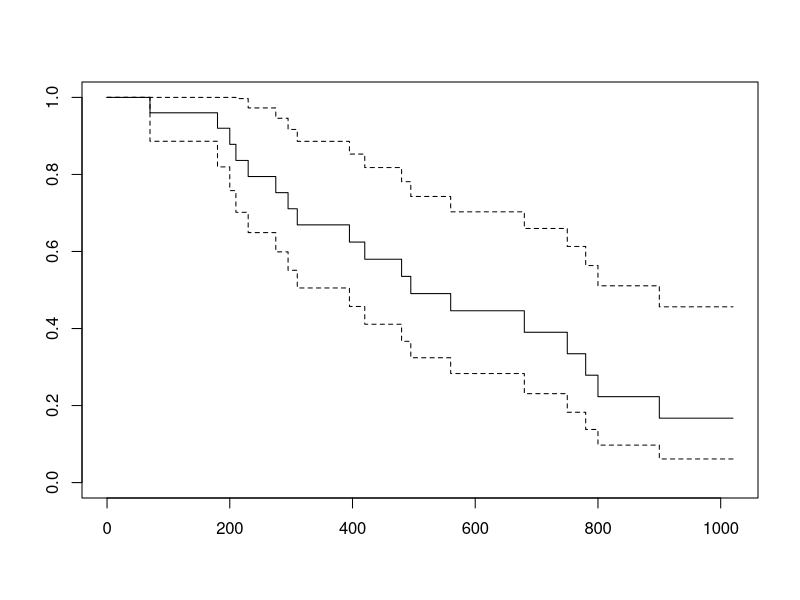
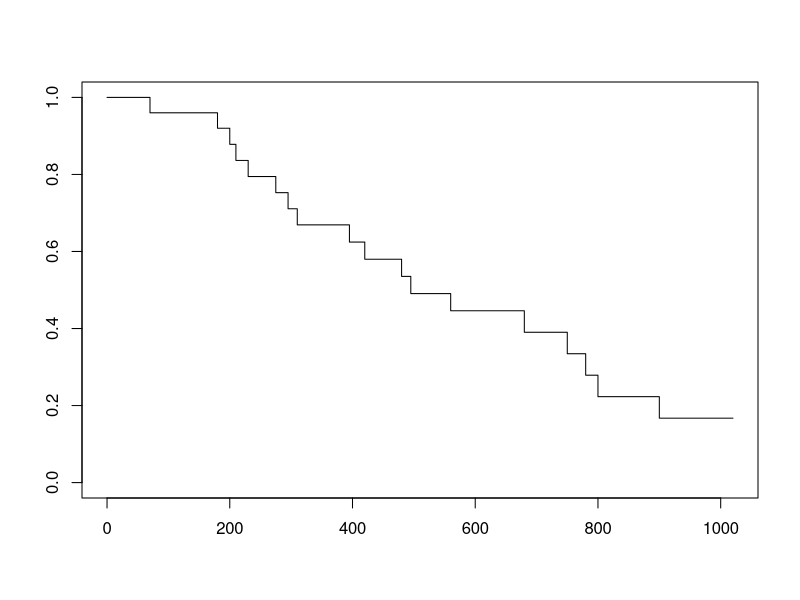

The R source for these figures, in order:
# Example 5.31 on Page 348 of Elsayed. 
times = c( 70, 180, 190, 200, 210, 230, 275, 295, 310, 370, 
          395, 420, 480, 495, 560, 600, 620, 680, 750, 780, 
          800, 900, 980,1010,1020 )
     d= c(1,1,0,1,1,1,1,1,1,0,1,1,1,1,1,0,0,1,1,1,1,1,0,0,0 )
cbind(times, d)

# Estimates of Survivals Using library
library(survival)
Sn = survfit(Surv(times,d)~1)
summary(Sn) 

# Compare the above with the following: 
nj = c(25,24,22,21,20,19,18,17,15,14,13,12,11,8,7,6,5,4)
dj = rep(1,18) 
cumprod( (nj-dj)/nj )

# Table 5.17 on Page 348 
h.hat = dj / nj 
H.hat = cumsum(h.hat)
R.ch  = exp( -cumsum(dj/nj) ) 
R.pl  = cumprod( (nj-dj)/nj )

out = cbind( times[d==1], nj, dj, h.hat, H.hat, R.ch, R.pl)
round(out,3)

# Plots of Survivals 
Sn = survfit(Surv(times,d)~1)
plot(Sn)
plot(Sn, conf.int=FALSE) # without CI
